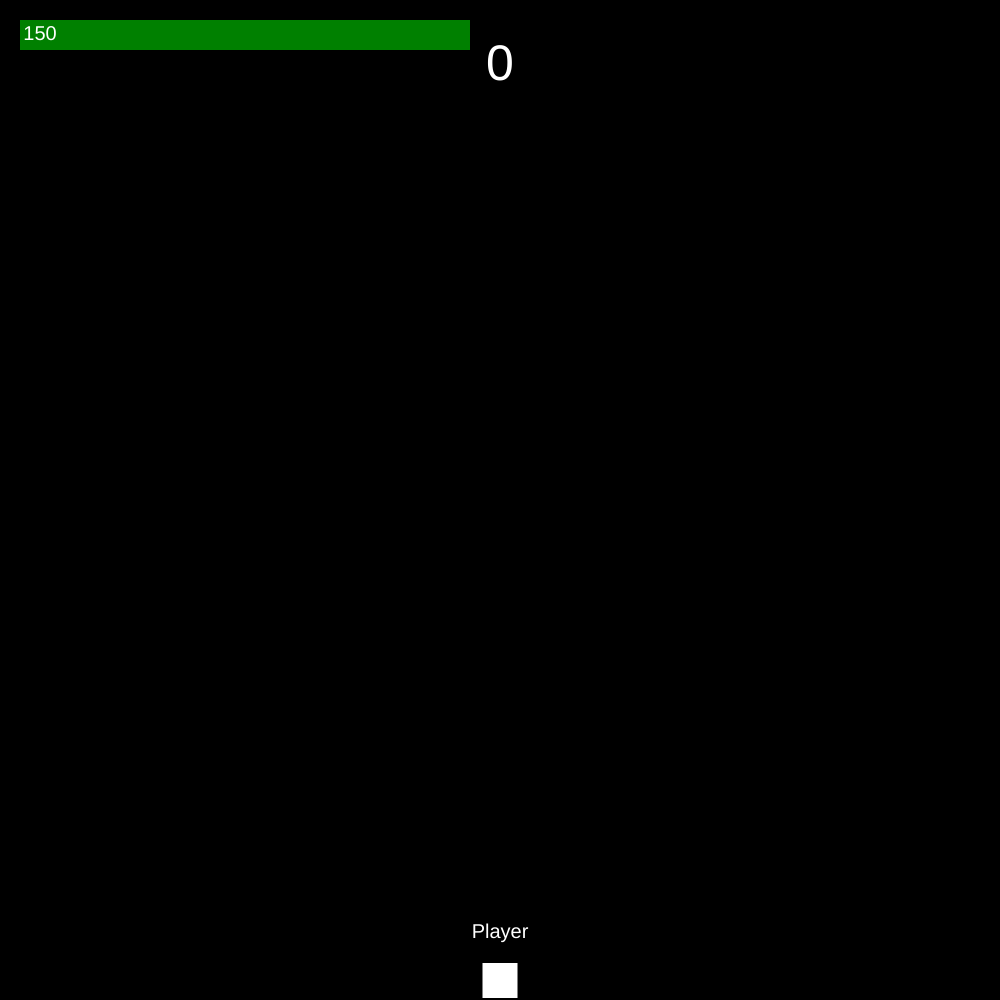
Frame 1 (no input)
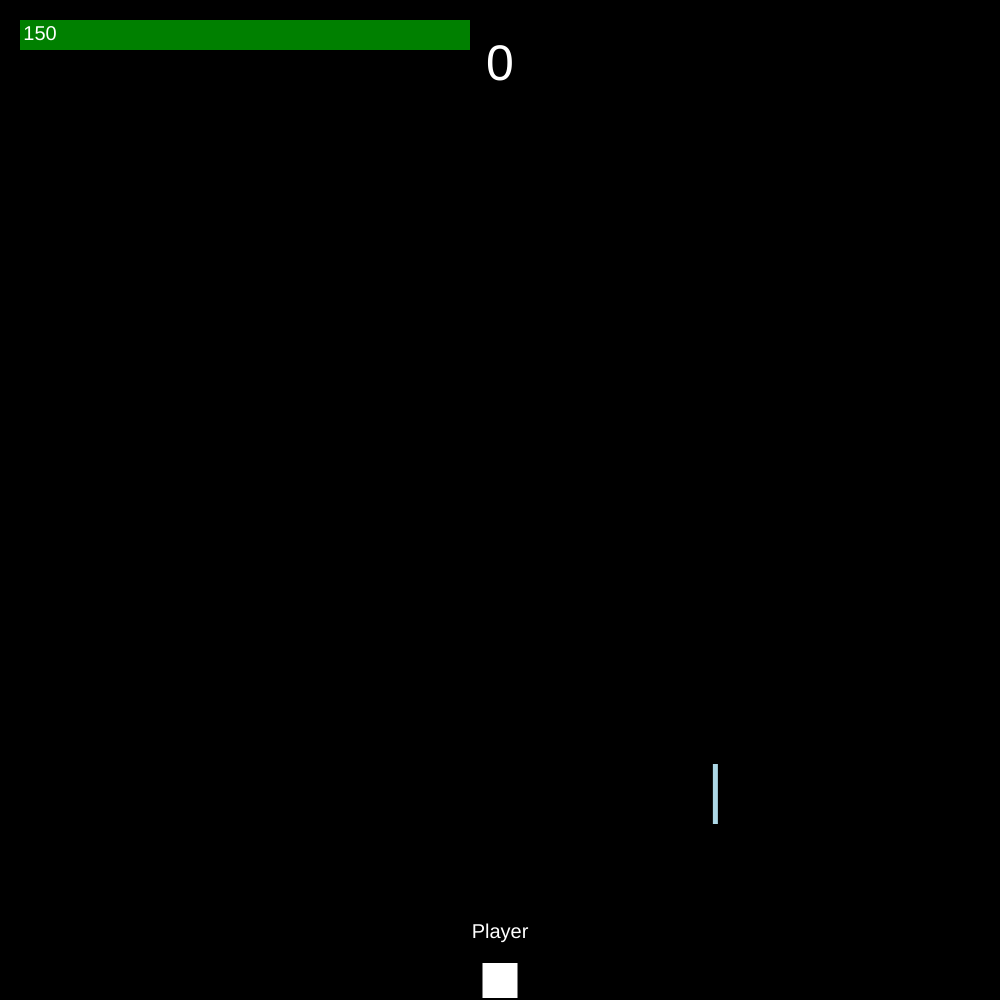
Frame 60 (no input)
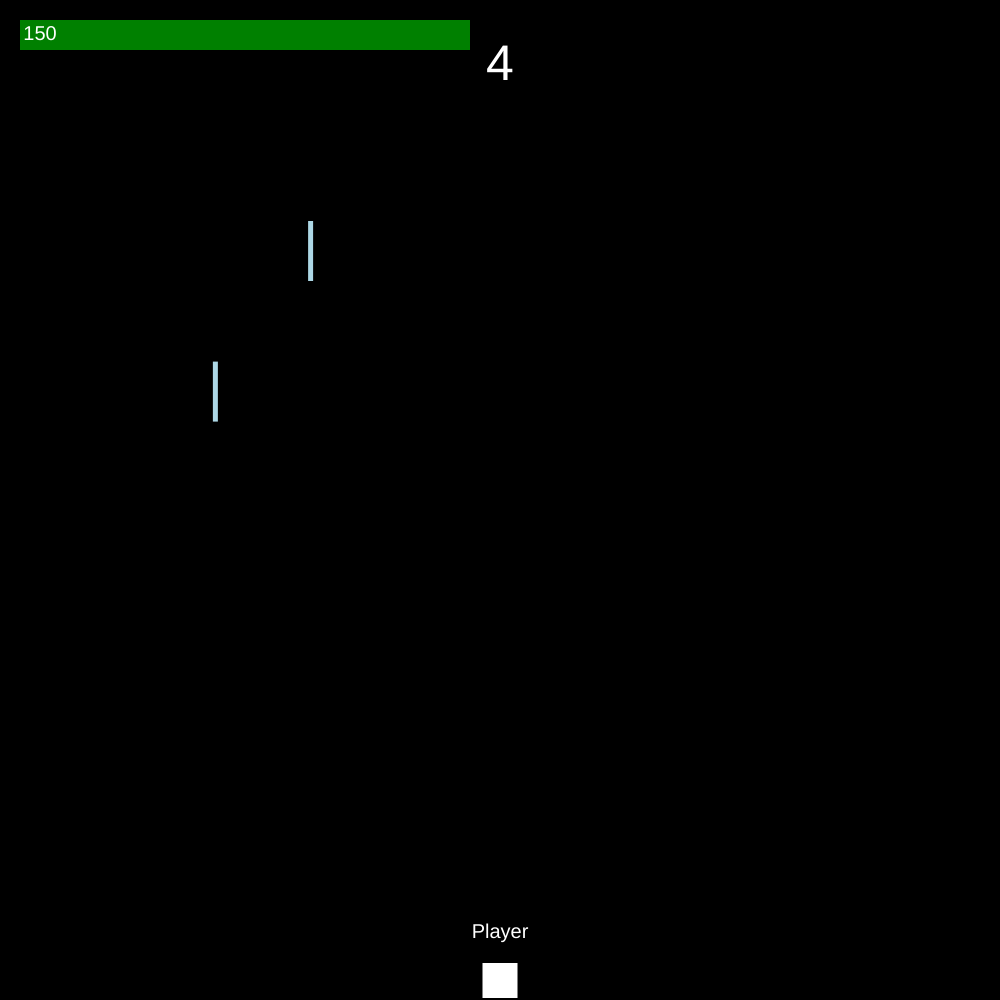
Frame 120 (the mouse pressed at the canvas centre since frame 60)

The p5.js sketch that drew these frames (run headless with seeded random() and noise() and a simulated clock; from frame 60 on, the mouse is pressed at the canvas centre):

// p5.js sketch
// ── sketch.js
var Rain = [];
var score;
let a=0;
let cantsee = false;
let bi_count = 0;
let fat = false;
function setup(){
  if(windowWidth>windowHeight){
    createCanvas(windowHeight, windowHeight);
  }
  else{
    createCanvas(windowWidth, windowWidth);
  }
  background(255,255,255);
  score=new Score();
  box=new Player();
  box.setStart();
  noStroke();
  Rain.push(new ql(5, 60, 1, 'lightblue', 10, 5, 5, -1, false));
}
function sleep(ms){
  return new Promise((resolve) => {
    setTimeout(resolve, ms);
  })}

async function gameset(){
  for(let i=0;i<20;i++){
    noStroke();
    fill('#00000018');
    rect(0, 0, width, height);
    await sleep(20);
  }
  await sleep(1000);
  fill('#ffcccc');
  textSize(70);
  text('Game over', width/2, height/5*1);
  await sleep(1000);
  textSize(50);
  text('점수'+score.counter+'점', width/2, height/5*2);
  await sleep(1000);
}


function draw(){
  background(0,0,0);
  if(cantsee==true){
    for(var j = 0;j<Rain.length;j++){
      Rain[j].hiderender();
    }
  }else{
    for(var j = 0;j<Rain.length;j++){
      Rain[j].render();
    }
  }
  if(frameCount%30==0){
    if(fat==true){
      let i = random(0, 100);
      if(i<=5){
        box.size = 35;
        box.rs();
        fat=false;
      }
    }
    if(cantsee==true){
      let i = random(0, 10);
      if(i<=3){
        cantsee=false;
      }
    }
  }
  box.render();
  score.render();
 
  if(frameCount%251==0){
    let i = random(0, 100);
    if(i<=10){
      cantsee = true;
    }
  }
 
  if(frameCount%251==0){
    let i = random(0, 100);
    if(i<=40){
      addRain('hard');
    }
    else if(i<=45){
      addRain('speed');
    }
    else if(i<=47){
      addRain('board');
    }
    else if(i<=49){
      addRain('heal');
    }
    else if(i<=50){
      addRain('blood');
    }
    else{
      addRain('normal');
    }
  }
 
  if(frameCount%97==0){
    let i = random(0, 100);
    if(i<=40){
      addRain('hard');
    }
    else if(i<=45){
      addRain('speed');
    }
    else if(i<=47){
      addRain('board');
    }
    else if(i<=49){
      addRain('heal');
    }
    else if(i<=50){
      addRain('blood');
    }
    else{
      addRain('normal');
    }
  }
  if(bi_count>=6){
    bi_count = 0;
    fat==true;
    box.size = 80;
    box.rs();
  }

  if(frameCount%631==0){
    bi_count = 0;
    let i = random(0, 100);
    if(i<=35){
      addRain('hard');
    }
    else if(i<=45){
      addRain('speed');
    }
    else if(i<=50){
      addRain('board');
    }
    else if(i<=57){
      addRain('heal');
    }
    else if(i<=62){
      addRain('blood');
    }
    else{
      addRain('normal');
    }
  }

  if(frameCount%1087==0){
    let i = random(0, 100);
    if(i<=35){
      addRain('hard');
    }
    else if(i<=50){
      addRain('speed');
    }
    else if(i<=60){
      addRain('board');
    }
    else if(i<=75){
      addRain('heal');
    }
    else if(i<=85){
      addRain('blood');
    }
    else{
      addRain('normal');
    }
  }

  if(frameCount%979==0){
    addRain('infrain');
  }

}
function addRain(type){
  for(var i = 0;i <1;i++){
    if(type=='normal'){
      Rain.push(new ql(5, 60, 1+random(-0.1, 0.1), 'lightblue', 10, 5, 5, round(random(20, 50)), true));
    }
    else if(type=='hard'){
      Rain.push(new ql(5, 60, 1.4+random(-0.1, 0.1), 'red', 15, 30, 5, round(random(10, 40)), true));
    }
    else if(type=='heal'){
      Rain.push(new ql(10, 60, 0.8+random(-0.1, 0.1), 'green', -30, 0, 0, 4, true));
    }
    else if(type=='speed'){
      Rain.push(new ql(5, 120, 4+random(-1, 3), 'lightpurple', 4, 6, 0, round(random(15, 30)), false));
      Rain.push(new ql(5, 120, 4+random(-1, 3), 'lightpurple', 4, 6, 0, round(random(15, 30)), false));
    }
    else if(type=='infrain'){
      Rain.push(new ql(5, 60, 1+random(-0.1, 0.1), 'lightblue', 10, 5, 5, -1, false));
    }
    else if(type=='board'){
      Rain.push(new ql(300, 20, 0.9, 'blue', 30, 30, 0, round(random(3, 7)), true));
    }
    else if(type=='blood'){
      Rain.push(new ql(10, 100, 1.1+random(-0.1, 0.1), 'darkred', 50, 400, 20, round(random(6, 20)), true));
    }
    
  }
}

class Player{
  constructor(){
    this.x=0;
    this.y=0;
    this.size=35;
    this.speed=10;
    this.hp=150;
    }
  
  render(){
    this.health();
    this.update();
    fill(255,255,255);
    textSize(20);
    textAlign(CENTER);
    text("Player",this.x+this.size/2,this.y-this.size+10);
    rect(this.x,this.y,this.size,this.size);
  }
  update(){
    this.controller();
    if(this.x > width-this.size){
      this.x=width-this.size;
    }else if(this.x<0){
        this.x=0;
    }
  }
  controller(){
    if(windowWidth>windowHeight){
      if(keyIsDown(LEFT_ARROW)){
           this.x-=this.speed;
      } 
      if(keyIsDown(RIGHT_ARROW)){
        this.x+=this.speed;
      }
    }
    else{
      if(keyIsDown(LEFT_ARROW)){
           this.x-=this.speed;
      } 
      if(keyIsDown(RIGHT_ARROW)){
        this.x+=this.speed;
      }
      if(mouseIsPressed&&pmouseX>mouseX){
           this.x+=mouseX-pmouseX;
      }
      if(mouseIsPressed&&pmouseX<mouseX){
           this.x+=mouseX-pmouseX;
      }
    }
  }
  setStart(){
    this.x=width/2-this.size/2;
    this.y=height-this.size-2;
  }
  rs(){
    this.y=height-this.size-2;
  }
  health(){
    fill('green');
    rect(20,20,this.hp * 3, 30);
    textSize(20);
    fill('white');
    textAlign(CENTER);
    text(this.hp, 40, 40);
  }
}
class Score{
  constructor(){
    this.count=0;
    this.counter=0;
  }
  display(){
    if(this.count>9999){
      this.counter='足??쩌쭐';
    }else{
      this.counter=this.count;
    }
  }
  render(){
    fill(255,255,255);
    textSize(50);
    textAlign(CENTER);
    this.display();
    text(this.counter,width/2,80);
    if(box.hp <= 0){
      noLoop();
      gameset();
      push();
      

}
}
}
class ql{
    constructor(w, h, v, c, d, pd, pi, life, dead){
        this.x = random(20 , width -10);
        this.y = -100;
        this.w = w;
        this.h = h;
        this.v = v*1.2;
        this.c = c;
        this.d = d;
        this.pd = pd;
        this.pi = round(pi/5, 2);
        this.m = this.h / this.w * this.v;
        this.dead = dead;
        this.life = life;
    }
    render(){
        this.update();
        fill(this.c);
        rect(this.x, this.y, this.w, this.h);
    }
    hiderender(){
        this.update();
    }
    update(){
        this.y += this.m;
 
        if(this.y > height + this.h){
            this.x = random(10 , width -10);
            this.y = -200;
            this.life -= 1;
            if(this.life==0){
              this.remove();
            }
        }
 
        if(box.y < this.y + this.h + 10 ){
            if(box.hp > 0){
                if(box.x < this.x && box.x + box.size > this.x + this.w){
                    this.damaged();
                    bi_count += 1;
                    score.count -= this.pd;
                }else{
                    if(this.y > height){
                    score.count += this.pi;
                    }
                }
            }
        }
    }
    damaged(){
      this.x = random(10 , width -10);
      this.y = -100;
      box.hp -= this.d;
      if(this.dead==true){
        this.remove();
      }
    }
    remove(){
        this.x = 0;
        this.y = 0;
        this.m=0;
        this.w = 5;
        this.h = 5;
    }
}


// ── style.css
html, body {
  margin: 0;
  padding: 0;
  height: 100%;
}
canvas {
  display: block;
}
body {
  margin: 0;
  display: flex;

  
  /* This centers our sketch horizontally. */
  justify-content: center;
}
